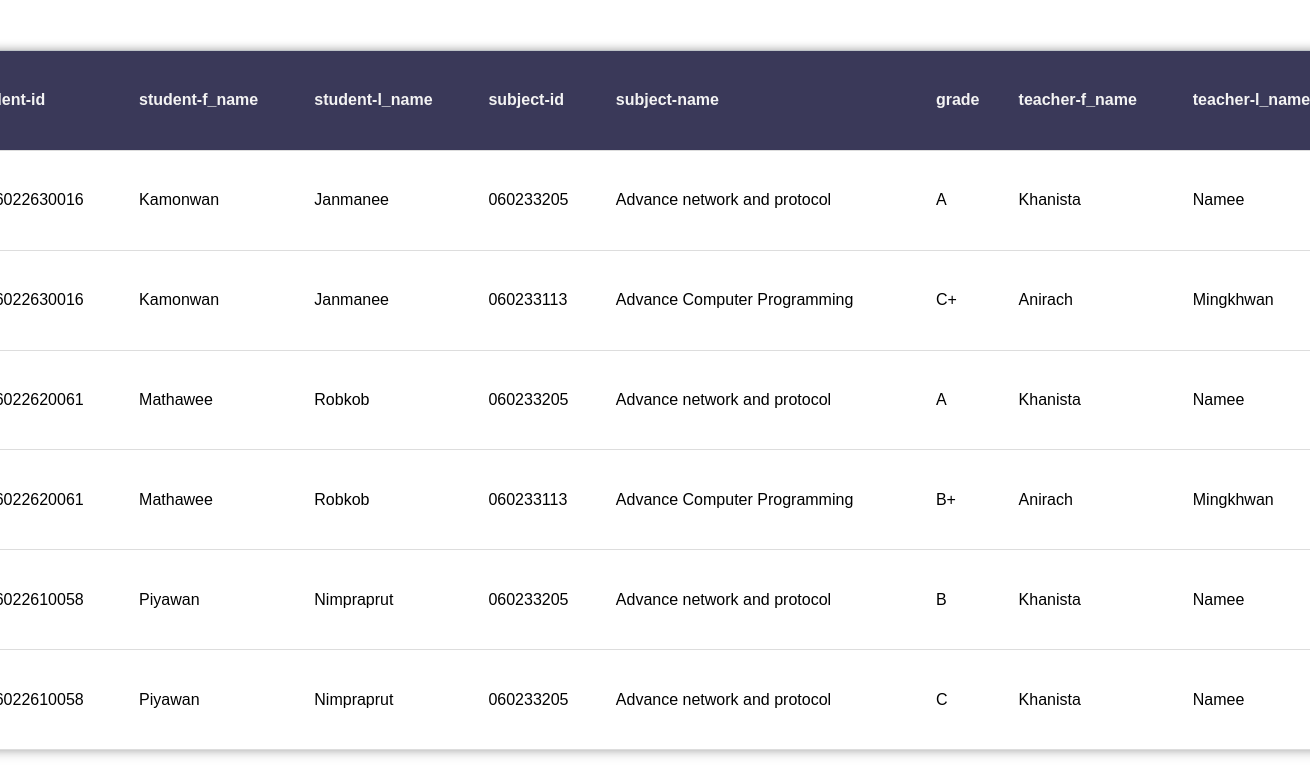
Before: / with the older database file.
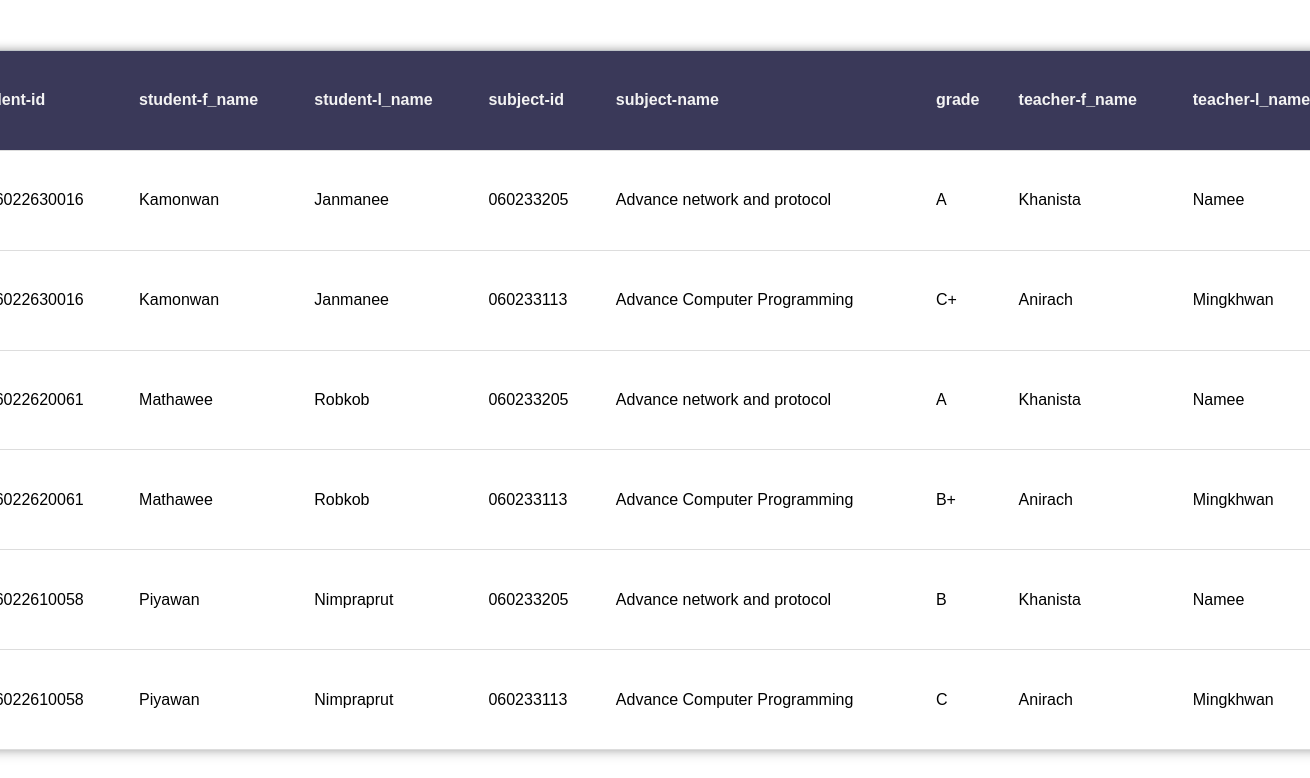
After: the same page with the newer database file.
### tables this page shows
CREATE TABLE "Registration" (
	id INTEGER NOT NULL, 
	student_id VARCHAR(13), 
	subject_id VARCHAR(15) NOT NULL, 
	year VARCHAR(4) NOT NULL, 
	semester VARCHAR(1) NOT NULL, 
	grade VARCHAR(2), 
	PRIMARY KEY (id)
);

CREATE TABLE "Students" (
	student_id VARCHAR(13), 
	f_name VARCHAR(30) NOT NULL, 
	l_name VARCHAR(30) NOT NULL, 
	e_mail VARCHAR(50) NOT NULL, 
	PRIMARY KEY (student_id)
);

CREATE TABLE "Subjects" (
	subject_id VARCHAR(15) NOT NULL, 
	subject_name VARCHAR(50) NOT NULL, 
	credit INTEGER NOT NULL, 
	teacher_id VARCHAR(3) NOT NULL, 
	PRIMARY KEY (subject_id)
);

CREATE TABLE "Teachers" (
	teacher_id VARCHAR(3), 
	f_name VARCHAR(50), 
	l_name VARCHAR(30), 
	e_mail VARCHAR(50), 
	PRIMARY KEY (teacher_id)
);

### Hw.py/FLAS.py (the view)
@app.route("/")
def index():
    c = sqlite3.connect('work.sqlite3')
    cur = c.cursor()
    cur.execute("SELECT Students.student_id , Students.f_name ,Students.l_name\
        , Subjects.subject_id , Subjects.subject_name\
        ,Registration.grade , Teachers.f_name , Teachers.l_name from Students\
        JOIN Registration\
        on Students.student_id = Registration.student_id\
        JOIN Subjects\
        on Registration.subject_id = Subjects.subject_id\
        JOIN Teachers\
        on Subjects.teacher_id = Teachers.teacher_id\
        ;")
    test = cur.fetchall()
    return render_template("index.html", test=test)

### Hw.py/templates/index.html (shortened to what this page needs)
<!DOCTYPE html>
<html lang="en">
<head>
</head>
<body>
    <table>
        <tr id="header">
            <th>student-id</th>
            <th>student-f_name</th>
            <th>student-l_name</th>
            <th>subject-id</th>
            <th>subject-name</th>
            <th>grade</th>
            <th>teacher-f_name</th>
            <th>teacher-l_name</th>
        </tr>
        {% for row in test %}
        <tr>
            <td>{{ row[0] }}</td>
            <td>{{ row[1] }}</td>
            <td>{{ row[2] }}</td>
            <td>{{ row[3] }}</td>
            <td>{{ row[4] }}</td>
            <td>{{ row[5] }}</td>
            <td>{{ row[6] }}</td>
            <td>{{ row[7] }}</td>
        </tr>
      {% endfor %}
      </table>
</body>
</html>

### Hw.py/templates/index.html (style rules this page uses)
body { padding: 0px; margin: 0; font-family: sans-serif ; }
table { position: absolute; left: 50%; top: 50%; transform: translate(-50%, -50%); border-collapse: collapse; width: 1400px; height: 700px; border: 1px solid #bdc3c7; box-shadow: 2px 2px 12px rgba(0, 0, 0, 0.2), -1px -1px 8px rgba(0, 0, 0, 0.2); }
tr { transition: all .2s ease-in;cursor: pointer; }
th { background-color: #3A3959; color: #F3F3F3; }
th:first-child { border-top-left-radius: 15px; }
th:last-child { border-top-right-radius: 15px; }
th,td { padding: 12px; text-align: left; border-bottom: 1px solid #ddd; }

Changed rows visible on the page:
changed Registration (number 6 of 6 on the later page): subject_id "060233205" → "060233113"; subject_name "Advance network and protocol" → "Advance Computer Programming"; f_name "Khanista" → "Anirach"; l_name "Namee" → "Mingkhwan"
